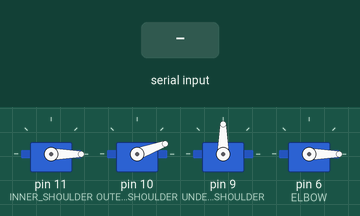
This sketch was run on a simulated Arduino Uno, built with avr-gcc and run on an emulated ATmega328P. Parts: 4 × servo. The inputs (shaded band) are chosen by the test bench.

Above: at 1.2 s.
1.3 s: "1" received over Serial
At 2.2 s:
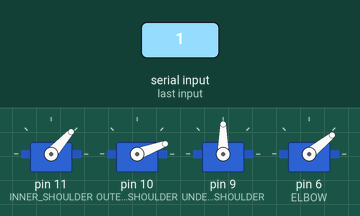
3.1 s: "2" received over Serial
At 5.36 s:
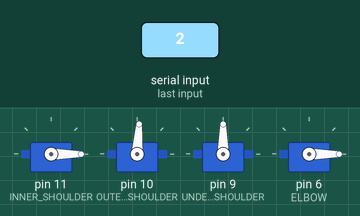
At 5.97 s:
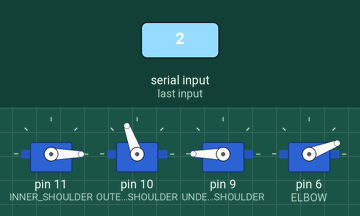
9.1 s: "3" received over Serial
Timing chart, 0 to 19.6 s (numbered marks = the images above; inputs shaded):
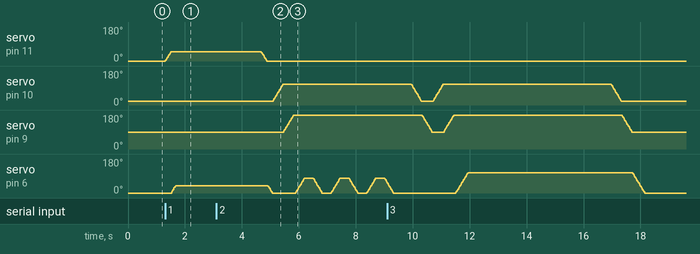

The sketch:

Right_Hand.ino
```cpp
#include <Servo.h>

Servo inner_shoulder;
Servo outer_shoulder;
Servo under_shoulder;
Servo elbow;

#define INNER_SHOULDER 11
#define OUTER_SHOULDER 10
#define UNDER_SHOULDER 9
#define ELBOW 6

char serial_input = 0;
const int smoothingDelay = 12; // Delay between steps in milliseconds
const int stepSize = 3; // Step size for each increment/decrement

void return_position() {
  smoothMove(inner_shoulder, inner_shoulder.read(), 0);
  smoothMove(outer_shoulder, outer_shoulder.read(), 20);
  smoothMove(under_shoulder, under_shoulder.read(), 90);
  smoothMove(elbow, elbow.read(), 0);
}

void setup() {
  inner_shoulder.attach(INNER_SHOULDER);
  outer_shoulder.attach(OUTER_SHOULDER);
  under_shoulder.attach(UNDER_SHOULDER);
  elbow.attach(ELBOW);
  inner_shoulder.write(0);
  outer_shoulder.write(20);
  under_shoulder.write(90);
  elbow.write(0);
  Serial.begin(9600);
}

void salute() {
  smoothMove(outer_shoulder, outer_shoulder.read(), 110);
  smoothMove(under_shoulder, under_shoulder.read(), 180);
  delay(50);
  for (int i = 0; i < 3 * 2; i++) {
    if (i % 2 == 0)
      smoothMove(elbow, elbow.read(), 80);
    else
      smoothMove(elbow, elbow.read(), 0);
    delay(300);
  }
  delay(300);
  return_position();
}

void hand_shake() {
  smoothMove(inner_shoulder, inner_shoulder.read(), 50);
  smoothMove(elbow, elbow.read(), 40);
  delay(3000);
  return_position();
}

void flex() {
  smoothMove(outer_shoulder, outer_shoulder.read(), 110);
  smoothMove(under_shoulder, under_shoulder.read(), 180);
  delay(50);
  smoothMove(elbow, elbow.read(), 110);
  delay(5000);
  return_position();
}

void loop() {
  serial_input = Serial.read();
  if (serial_input == '1') {
    hand_shake();
  } else if (serial_input == '2') {
    salute();
  } else if (serial_input == '3') {
    flex();
  } else if (serial_input == '4') {
    return_position();
  }
}

void smoothMove(Servo &servo, int startAngle, int endAngle) {
  if (startAngle < endAngle) {
    for (int pos = startAngle; pos <= endAngle; pos += stepSize) {
      servo.write(pos);
      delay(smoothingDelay);
    }
  } else {
    for (int pos = startAngle; pos >= endAngle; pos -= stepSize) {
      servo.write(pos);
      delay(smoothingDelay);
    }
  }
}
```

Measured:
- after the input at 1.3 s, servo on pin 11 (INNER_SHOULDER): moves from 0° to 48° over 0.18 s, starting at once; servo on pin 6 (ELBOW): 0° → 39° after 0.23 s
- after the input at 3.1 s, servo on pin 10 (OUTER_SHOULDER): moves from 20° to 110° over 0.34 s, starting after 2.0 s; servo on pin 9 (UNDER_SHOULDER): moves from 90° to 180° over 0.34 s, starting after 2.4 s
